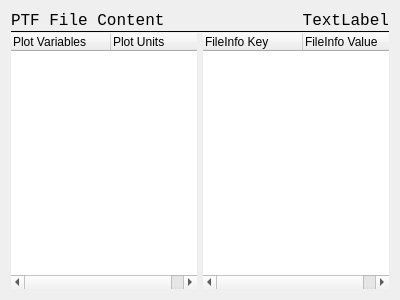
<?xml version="1.0" encoding="UTF-8"?>
<ui version="4.0">
 <class>PTFWidget</class>
 <widget class="QWidget" name="PTFWidget">
  <property name="geometry">
   <rect>
    <x>0</x>
    <y>0</y>
    <width>400</width>
    <height>300</height>
   </rect>
  </property>
  <property name="windowTitle">
   <string>Form</string>
  </property>
  <layout class="QGridLayout" name="gridLayout">
   <property name="verticalSpacing">
    <number>0</number>
   </property>
   <item row="0" column="1">
    <widget class="QLabel" name="srclabel">
     <property name="font">
      <font>
       <family>Consolas</family>
       <pointsize>12</pointsize>
      </font>
     </property>
     <property name="text">
      <string>PTF File Content</string>
     </property>
    </widget>
   </item>
   <item row="0" column="2">
    <widget class="QLabel" name="dstlabel">
     <property name="font">
      <font>
       <family>Consolas</family>
       <pointsize>12</pointsize>
      </font>
     </property>
     <property name="layoutDirection">
      <enum>Qt::LeftToRight</enum>
     </property>
     <property name="text">
      <string>TextLabel</string>
     </property>
     <property name="alignment">
      <set>Qt::AlignRight|Qt::AlignTrailing|Qt::AlignVCenter</set>
     </property>
    </widget>
   </item>
   <item row="1" column="1" colspan="2">
    <widget class="Line" name="line">
     <property name="frameShadow">
      <enum>QFrame::Plain</enum>
     </property>
     <property name="orientation">
      <enum>Qt::Horizontal</enum>
     </property>
    </widget>
   </item>
   <item row="2" column="1">
    <widget class="QTreeWidget" name="treeWidget">
     <property name="frameShape">
      <enum>QFrame::NoFrame</enum>
     </property>
     <property name="selectionMode">
      <enum>QAbstractItemView::ExtendedSelection</enum>
     </property>
     <property name="columnCount">
      <number>2</number>
     </property>
     <column>
      <property name="text">
       <string notr="true">Plot Variables</string>
      </property>
     </column>
     <column>
      <property name="text">
       <string notr="true">Plot Units</string>
      </property>
     </column>
    </widget>
   </item>
   <item row="2" column="2">
    <widget class="QTreeWidget" name="treeWidget_2">
     <property name="contextMenuPolicy">
      <enum>Qt::NoContextMenu</enum>
     </property>
     <property name="frameShape">
      <enum>QFrame::NoFrame</enum>
     </property>
     <property name="columnCount">
      <number>2</number>
     </property>
     <column>
      <property name="text">
       <string notr="true">FileInfo Key</string>
      </property>
     </column>
     <column>
      <property name="text">
       <string notr="true">FileInfo Value</string>
      </property>
     </column>
    </widget>
   </item>
  </layout>
 </widget>
 <resources/>
 <connections/>
</ui>
